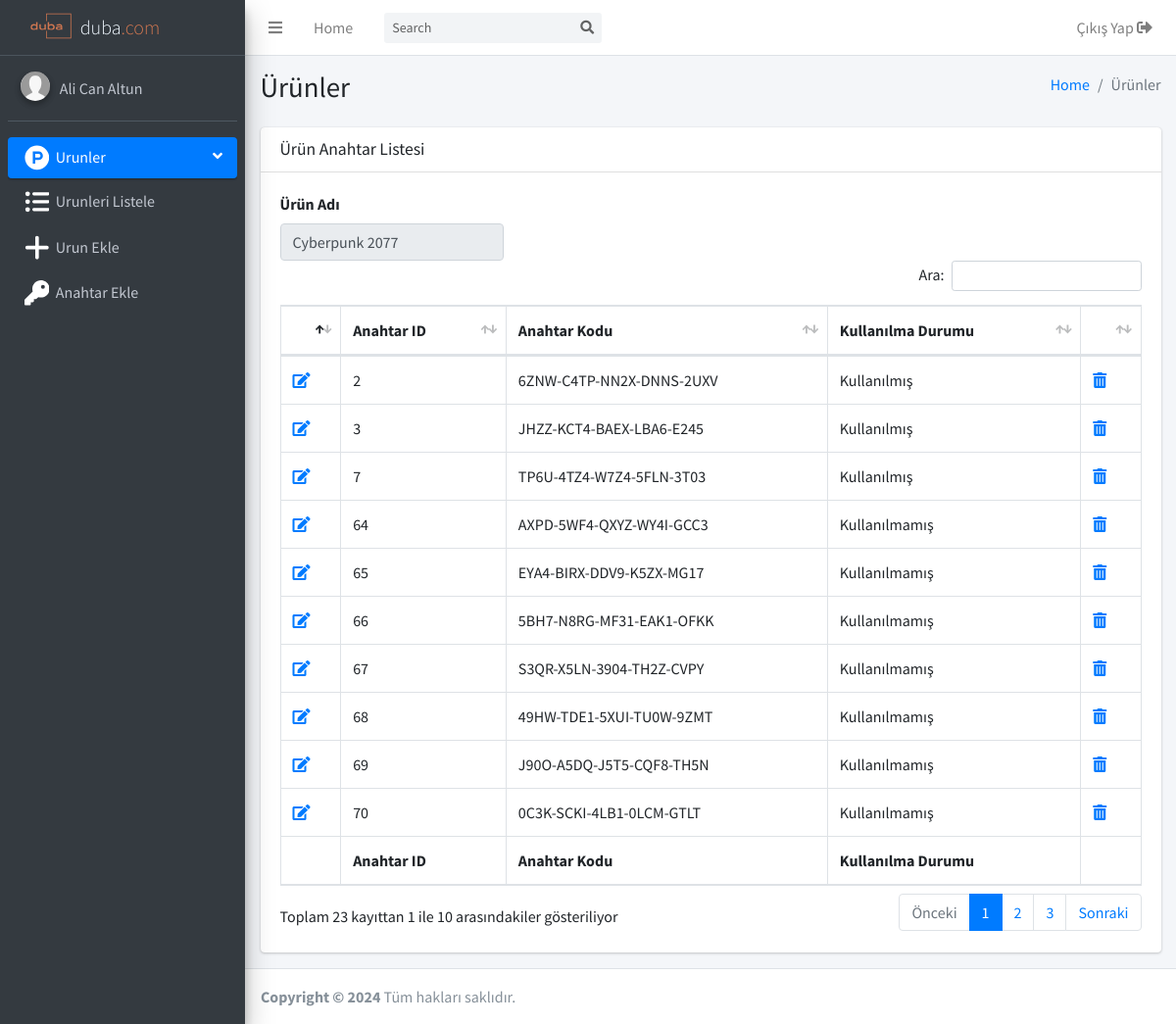
Screenshot of /duba/yonetimpaneli/anahtarlar.php?id=1 (signed in) with the database file from the repository.
### tables this page shows
CREATE TABLE IF NOT EXISTS `urunler` (
  `urun_id` int NOT NULL AUTO_INCREMENT,
  `urun_adi` varchar(40) NOT NULL,
  `urun_fiyat` decimal(10,2) NOT NULL,
  `urun_indirimDurumu` bit(1) DEFAULT b'0',
  `urun_indirimsizFiyat` decimal(10,2) DEFAULT NULL,
  `urun_img` varchar(255) NOT NULL,
  `urun_gosterilmeSayisi` int NOT NULL,
  PRIMARY KEY (`urun_id`)
);

CREATE TABLE IF NOT EXISTS `anahtarlar` (
  `anahtar_id` int NOT NULL AUTO_INCREMENT,
  `urun_id` int DEFAULT NULL,
  `urun_anahtarKodu` varchar(30) NOT NULL,
  `kullanilma_durumu` bit(1) DEFAULT b'0',
  PRIMARY KEY (`anahtar_id`),
  KEY `urun_id` (`urun_id`)
);

### duba/yonetimpaneli/anahtarlar.php (the view, shortened to what this page needs)
<?php
include 'ust.php';
include 'menu.php';
$id = isset($_GET['id']) ? $_GET['id'] : null;
?>
<div class="content-wrapper">
    <section class="content-header">
        <div class="container-fluid">
            <div class="row mb-2">
                <div class="col-sm-6">
                    <h1>Ürünler</h1>
                </div>
                <div class="col-sm-6">
                    <ol class="breadcrumb float-sm-right">
                        <li class="breadcrumb-item"><a href="#">Home</a></li>
                        <li class="breadcrumb-item active">Ürünler</li>
                    </ol>
                </div>
            </div>
        </div>
    </section>
    <?php
    $sql1 = "SELECT urun_adi FROM urunler WHERE urun_id = $id";
    $result1 = mysqli_query($conn, $sql1);
    $rows = mysqli_fetch_assoc($result1);
    $sql = "SELECT * FROM anahtarlar WHERE urun_id = $id";
    $result = mysqli_query($conn, $sql);
    ?>
    <section class="content">
        <div class="container-fluid">
            <div class="row">
                <div class="col-12">
                    <div class="card">
                        <div class="card-header">
                            <h3 class="card-title">Ürün Anahtar Listesi</h3>
                        </div>
                        <div class="card-body">
                            <div>
                                <label for="">Ürün Adı</label>
                                <input style="width: 26%;" type="text" class="form-control" value="<?php echo $rows["urun_adi"] ?>" disabled>
                            </div>
                            <div id="example2_wrapper" class="dataTables_wrapper dt-bootstrap4">
                                <div class="row">
                                    <div class="col-sm-12">
                                        <table id="example2" class="table table-bordered table-hover dataTable dtr-inline" role="grid" aria-describedby="example2_info">
                                            <thead>
                                                <tr role="row">
                                                    <th></th>
                                                    <th class="sorting_asc" tabindex="0" aria-controls="example2" rowspan="1" colspan="1" aria-sort="ascending" aria-label="Anahtar ID: activate to sort column descending">Anahtar ID</th>
                                                    <th class="sorting" tabindex="0" aria-controls="example2" rowspan="1" colspan="1" aria-label="Anahtar Kodu: activate to sort column ascending">Anahtar Kodu</th>
                                                    <th class="sorting" tabindex="0" aria-controls="example2" rowspan="1" colspan="1" aria-label="Kullanılma Durumu: activate to sort column ascending">Kullanılma Durumu</th>
                                                    <th></th>
                                                </tr>
                                            </thead>
                                            <tbody>
                                                <?php
                                                if (mysqli_num_rows($result) > 0) {
                                                    while ($row = mysqli_fetch_assoc($result)) {
                                                ?>
                                                        <tr role="row" class="odd">
                                                            <td><a href="anahtar_duzenle.php?id=<?php echo $row["anahtar_id"] ?>"><i class="fas fa-edit"></i></a></td>
                                                            <td tabindex="0" class="sorting_1"><?php echo $row["anahtar_id"] ?></td>
                                                            <td><?php echo $row["urun_anahtarKodu"] ?></td>
                                                            <td><?php echo $row["kullanilma_durumu"] == 1 ? "Kullanılmış" : "Kullanılmamış"; ?></td>
                                                            <td><a href="#" class="delete-button" data-id="<?php echo $row["anahtar_id"] ?>" data-toggle="modal" data-target="#confirmDeleteModal"><i class="fas fa-trash-alt"></i></a></td>
                                                        </tr>
                                                <?php
                                                    }
                                                }
                                                ?>
                                            </tbody>
                                            <tfoot>
                                                <tr>
                                                    <th rowspan="1" colspan="1"></th>
                                                    <th rowspan="1" colspan="1">Anahtar ID</th>
                                                    <th rowspan="1" colspan="1">Anahtar Kodu</th>
                                                    <th rowspan="1" colspan="1">Kullanılma Durumu</th>
                                                    <th rowspan="1" colspan="1"></th>
                                                </tr>
                                            </tfoot>
                                        </table>
                                    </div>
                                </div>
                            </div>
                        </div>
                    </div>
                </div>
            </div>
        </div>
</div>
</div>
<?php
include 'alt.php';
?>

### duba/yonetimpaneli/ust.php (style rules this page uses)
.form-control { height: initial; }

### rows the page displays
urunler: urun_adi "Cyberpunk 2077"
anahtarlar: anahtar_id "2", urun_anahtarKodu "6ZNW-C4TP-NN2X-DNNS-2UXV", kullanilma_durumu "Kullanılmış"
anahtarlar: anahtar_id "3", urun_anahtarKodu "JHZZ-KCT4-BAEX-LBA6-E245", kullanilma_durumu "Kullanılmış"
anahtarlar: anahtar_id "7", urun_anahtarKodu "TP6U-4TZ4-W7Z4-5FLN-3T03", kullanilma_durumu "Kullanılmış"
anahtarlar: anahtar_id "64", urun_anahtarKodu "AXPD-5WF4-QXYZ-WY4I-GCC3", kullanilma_durumu "Kullanılmamış"
anahtarlar: anahtar_id "65", urun_anahtarKodu "EYA4-BIRX-DDV9-K5ZX-MG17", kullanilma_durumu "Kullanılmamış"
anahtarlar: anahtar_id "66", urun_anahtarKodu "5BH7-N8RG-MF31-EAK1-OFKK", kullanilma_durumu "Kullanılmamış"
anahtarlar: anahtar_id "67", urun_anahtarKodu "S3QR-X5LN-3904-TH2Z-CVPY", kullanilma_durumu "Kullanılmamış"
anahtarlar: anahtar_id "68", urun_anahtarKodu "49HW-TDE1-5XUI-TU0W-9ZMT", kullanilma_durumu "Kullanılmamış"
anahtarlar: anahtar_id "69", urun_anahtarKodu "J90O-A5DQ-J5T5-CQF8-TH5N", kullanilma_durumu "Kullanılmamış"
anahtarlar: anahtar_id "70", urun_anahtarKodu "0C3K-SCKI-4LB1-0LCM-GTLT", kullanilma_durumu "Kullanılmamış"

### other values shown
$_SESSION['adsoyad'] "Ali Can Altun"
